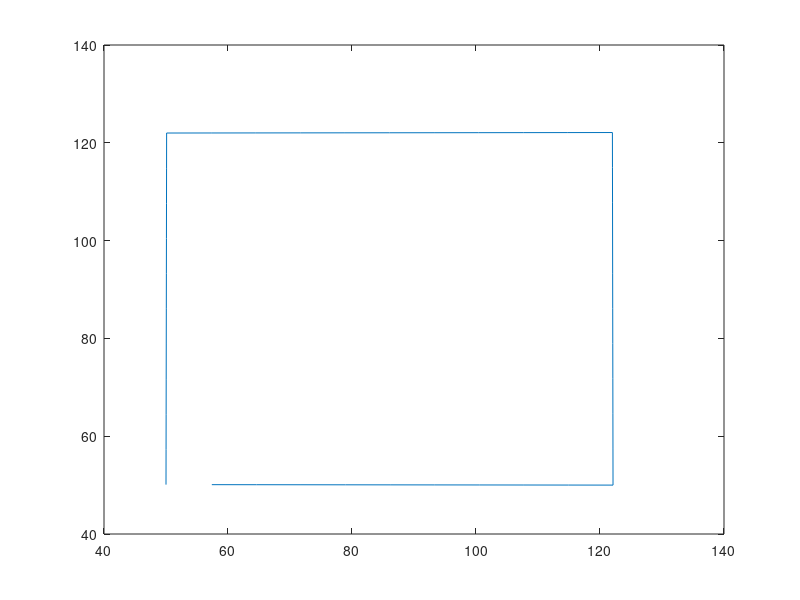

Recreate this plot in MATLAB. (Note: this script raises an error after producing the figure.)
x0 = 50; y0 = 50.1; x1 = 50.1; y1 = 122; x2 = 122; y2 = 122.1; x3 = 122.1; y3 = 50;

dplus = (y1-y0)/10;
dminus = (y0-y1)/10;

dsmall = (x1-x0)/10;

xA = x0:dsmall:x1;
yA = y0:dplus:y1;

xB = x1:dplus:x2;
yB = y1:dsmall:y2;

xC = x2:dsmall:x3;
yC = y2:dminus:y3;

xD = x3:dminus:x0;
yD = y3:dsmall:y0;

x = horzcat(xA(1:10), xB(1:10), xC(1:10), xD(1:10));
y = horzcat(yA(1:10), yB(1:10), yC(1:10), yD(1:10));

plot(x,y);

[theta1, theta2] = xyToLinkageAngles(x,y);
[v1,v2] = a2pwm(theta1,theta2);
pen = 1500*ones(size(v1));

%transpose into output file
out(:,1) = v1';
out(:,2) = v2';
out(:,3) = pen';

dlmwrite('square', out);